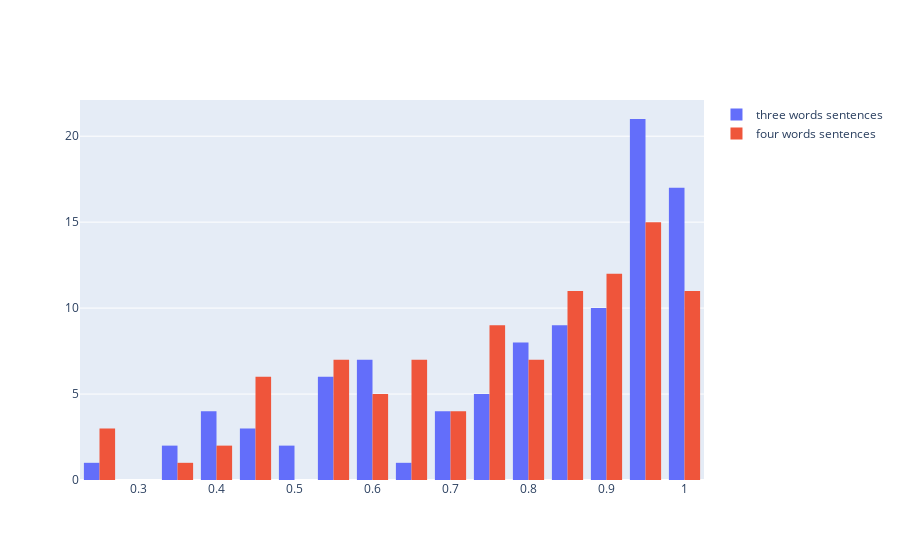

This figure's notebook cell:
### Code cell
fig = go.Figure()

fig.add_trace(go.Histogram(histfunc="count", y=percentages_three, x=percentages_three, name="three words sentences"))

fig.add_trace(go.Histogram(histfunc="count", y=percentages_four, x=percentages_four, name="four words sentences"))

fig.show()
